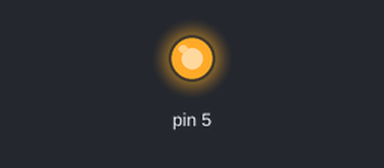
Simulated run of this sketch. Board: Arduino Uno, built with avr-gcc and run on an emulated ATmega328P. Parts: output pins drawn as LEDs (lit = HIGH).

Above: at 0.1 s.
At 2.1 s:
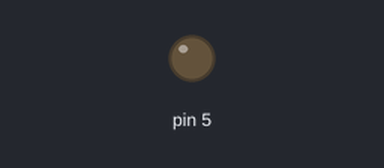
Timing chart, 0 to 3.6 s (numbered marks = the images above):
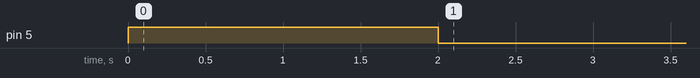

Measured:
- by itself, pin 5: LOW → HIGH at 0.00 s, → LOW 2.0 s later

The sketch:

millisVib.ino
```cpp
unsigned long duration = 2000UL;
unsigned long startTime;
boolean go = true;
boolean finished = false;

void setup() {
  // put your setup code here, to run once:
  pinMode(5, OUTPUT);
}

void loop() {
  // put your main code here, to run repeatedly:
  if (go) {
    startTime = millis();
    while (finished == false){
      if (millis() - startTime > duration) {
        digitalWrite(5, LOW);
        finished = true;
      }
      else if (millis() - startTime > 0UL) {
        digitalWrite(5, HIGH);
      }
    }
  }
}
```
